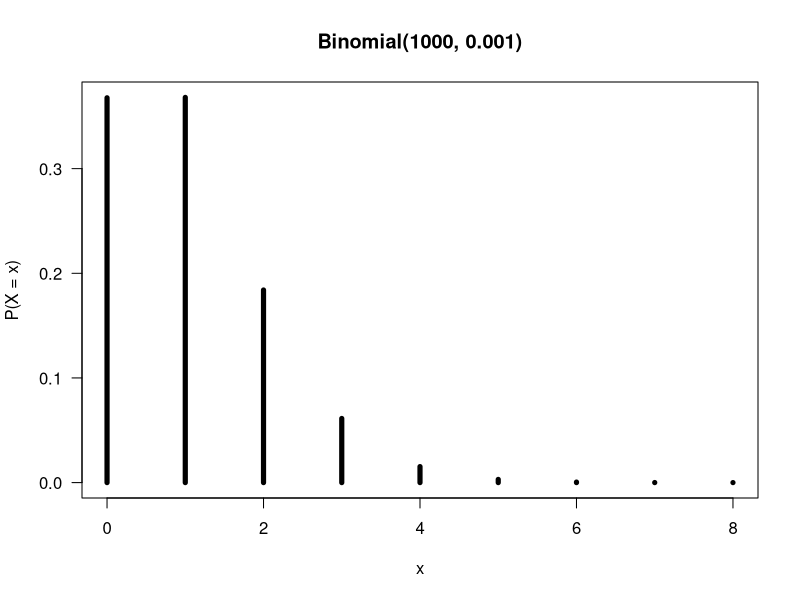
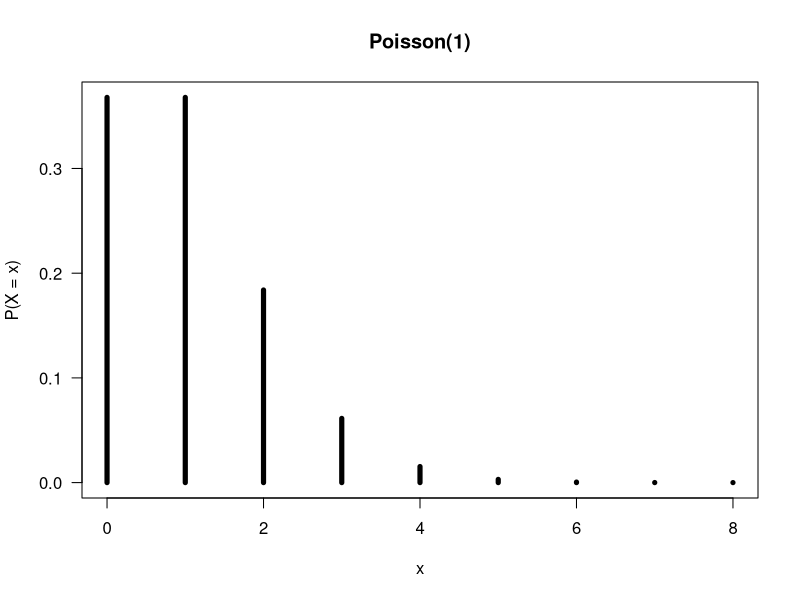

Source code (R) for these figures, in order:
## ---- chunk 1
#| echo: true
#| eval: true
pnorm(1.5) - pnorm(-0.4)
2*pnorm(-2)
## ---- chunk 2
#| echo: true
#| eval: true
pnorm(83, mean = 77, sd = 5, lower.tail = FALSE)
qnorm(0.1, mean = 77, sd = 5)
## ---- chunk 3
#| echo: true
#| eval: true
dbinom(6, size = 10, prob = 0.7)
pbinom(2, size = 5, prob = 0.7)
## ---- chunk 4
#| echo: true
#| eval: true
dpois(70, lambda = 75)
## ---- chunk 5
#| echo: true
#| eval: true
n <- 1000
p <- 0.001
dbinom(x = 0, size = n, prob = p)
dpois(x = 0, lambda = n*p)
## ---- chunk 6
#| echo: true
#| eval: true
plot(x = 0:8, y = dbinom(0:8, size = n, prob = p), type = 'h', xlab = "x", 
     las = 1, ylab = "P(X = x)", lwd = 5, main = "Binomial(1000, 0.001)")
## ---- chunk 7
#| echo: true
#| eval: true
plot(0:8, dpois(0:8, lambda = n*p), type = 'h', lwd = 5, las = 1,
     ylab = "P(X = x)", xlab = "x", main = "Poisson(1)")
